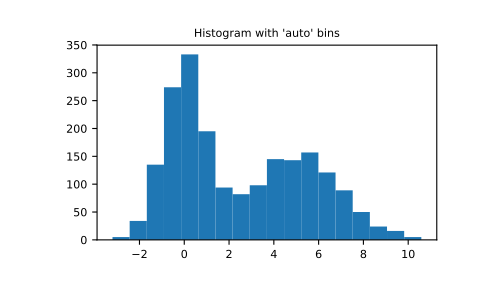

The script that drew this image:
np.histogram([1, 2, 1], bins=[0, 1, 2, 3])
# (array([0, 2, 1]), array([0, 1, 2, 3]))
np.histogram(np.arange(4), bins=np.arange(5), density=True)
# (array([ 0.25,  0.25,  0.25,  0.25]), array([0, 1, 2, 3, 4]))
np.histogram([[1, 2, 1], [1, 0, 1]], bins=[0,1,2,3])
# (array([1, 4, 1]), array([0, 1, 2, 3]))

a = np.arange(5)
hist, bin_edges = np.histogram(a, density=True)
hist
# array([ 0.5,  0. ,  0.5,  0. ,  0. ,  0.5,  0. ,  0.5,  0. ,  0.5])
hist.sum()
# 2.4999999999999996
np.sum(hist * np.diff(bin_edges))
# 1.0

# .. versionadded:: 1.11.0

# Automated Bin Selection Methods example, using 2 peak random data
# with 2000 points:

import matplotlib.pyplot as plt
rng = np.random.RandomState(10)  # deterministic random data
a = np.hstack((rng.normal(size=1000),
               rng.normal(loc=5, scale=2, size=1000)))
plt.hist(a, bins='auto')  # arguments are passed to np.histogram
plt.title("Histogram with 'auto' bins")
plt.show()
